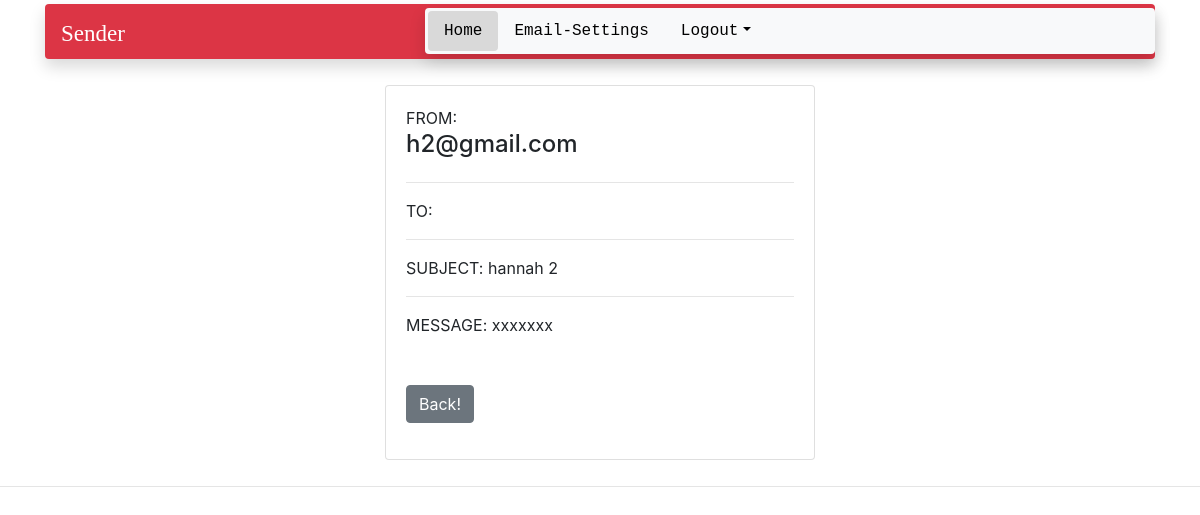
The app's page /send-email/16/ (signed in), older data.
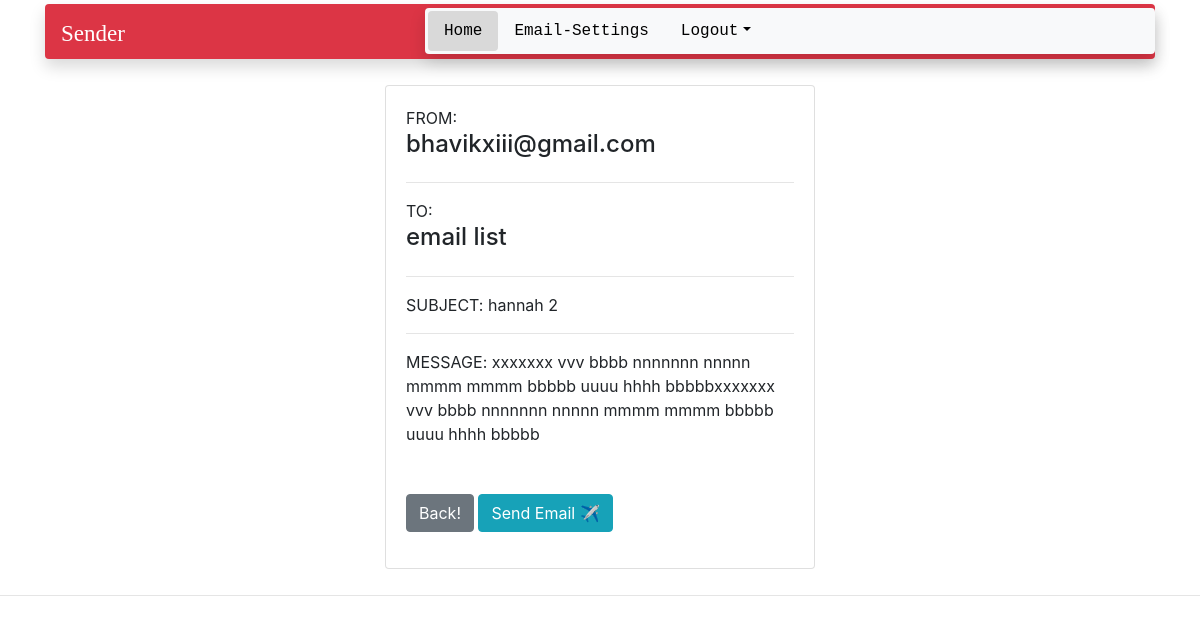
The same page, newer data.
### sendapp/models.py (models this page shows, shortened)
class EmailFromList(models.Model):
	user = models.ForeignKey(to=UserProfile, on_delete = models.CASCADE, null=True, blank=True)
	userEmail = models.EmailField(max_length = 200, blank = False, null = True)
	userPassword = models.CharField(max_length = 32, blank = False, null = True)
	isDefault = models.BooleanField(default = False)

class EmailDraft(models.Model):
	user = models.ForeignKey(to=UserProfile, on_delete = models.CASCADE, null=True, blank=True)
	emailDraftSubject = models.CharField(max_length = 40, blank = False, null = True)
	emailDraftMessage = models.TextField(max_length = 300, blank = False, null = True)
	timeDraftCreated = models.DateTimeField(auto_now_add = True)
	def __str__(self):
		return self.emailDraftSubject

class EmailList(models.Model):
	user = models.ForeignKey(to=UserProfile, on_delete = models.CASCADE, null=True, blank=True)
	emailListName = models.CharField(max_length = 20, blank = False, null = True)
	emailList = models.CharField(max_length = 2500, blank = False, null = True)
	selectedEmailList = models.BooleanField(default = False)
	def __str__(self):
		return self.emailListName

### sendapp/decorators.py (the view)
		def wrapper_fun(request, *args, **kwargs):
			group = None
			if request.user.groups.exists():
				group = request.user.groups.all()[0].name
			if group in allowed_roles:
				return view_func(request, *args, **kwargs)
			else:
				return HttpResponse("you ain't authoizez where you wanna reach")

### sendapp/views.py (called while the page is built, shortened)
@login_required(login_url='login')
@allowed_users(allowed_roles = ['user', 'admin'])
def sendEmailView(request, eid):
	u = UserProfile.objects.get(user = request.user)
	email_draft = EmailDraft.objects.get(id = eid)
	email_list = EmailList.objects.filter(user = u)
	email_from_list = EmailFromList.objects.filter(user = u)
	context = {
		'home' : 'active',
		'email_draft' : email_draft,
		'email_list' : email_list,
		'email_from_list' : email_from_list,
	}
	return render(request, 'send_email.html', context)

### templates/send_email.html (shortened to what this page needs)
{% extends 'main.html' %}
{% block content %}
<div class="container d-flex justify-content-center">
<div class="flex-grow-1 w">
	<div class="card card-body">
		FROM:
		{% for i in email_from_list %}
			{%if i.isDefault == True %}
				<h4>{{i.userEmail}}</h4>
			{% endif %}
		{% endfor %}
		<hr>
		TO:
		{% for e in email_list %}
			{% if e.selectedEmailList == True %}
				<h4>{{e}}</h4>
			{% endif %}
		{% endfor %}
		<hr>
		SUBJECT: {{email_draft}}
		<hr>
		MESSAGE: {{email_draft.emailDraftMessage}}
		<br>
		<br>
		<br>
		<form action="" method="POST">
			<a href="{% url 'home' %}" class="btn btn-secondary">Back!</a>
			{% if email_list %}
				<button type="submit" class="btn btn-info">Send Email ✈</button>
			{% endif %}
		</form>
	</div>
</div>
</div>
{% endblock %}

Row changes from the older to the newer data that the page shows:
no longer on this page (row edited): EmailFromList: userEmail "h2@gmail.com"
added EmailFromList: userEmail "bhavikxiii@gmail.com"
added EmailList: emailListName "email list"
changed EmailDraft "hannah 2": emailDraftMessage "xxxxxxx" → "xxxxxxx vvv bbbb nnnnnnn nnnnn mmmm mmmm bbbbb uuuu hhhh bbbbbxxxxxxx vvv bbbb nnnnnnn nnnnn mmmm mmmm bbbbb uuuu hhhh bbbbb"
Text that changed along with them:
text now shown: "Send Email ✈"
